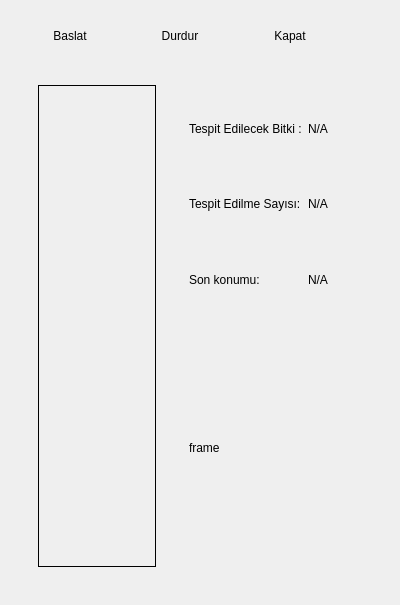
              <widget class="QWidget" name="kamera">
               <property name="styleSheet">
                <string notr="true">*{
	border:none;
}

#start_btn:hover , #stop_btn:hover, #close_btn:hover{
	background-color: rgb(222,222,222);
	color:rgb(0,0,0)
}</string>
               </property>
               <layout class="QVBoxLayout" name="verticalLayout_5">
                <item>
                 <widget class="QFrame" name="frame">
                  <property name="styleSheet">
                   <string notr="true"/>
                  </property>
                  <property name="frameShape">
                   <enum>QFrame::StyledPanel</enum>
                  </property>
                  <property name="frameShadow">
                   <enum>QFrame::Raised</enum>
                  </property>
                  <layout class="QVBoxLayout" name="verticalLayout_6">
                   <item alignment="Qt::AlignTop">
                    <widget class="QFrame" name="top_frame">
                     <property name="styleSheet">
                      <string notr="true"/>
                     </property>
                     <property name="frameShape">
                      <enum>QFrame::StyledPanel</enum>
                     </property>
                     <property name="frameShadow">
                      <enum>QFrame::Raised</enum>
                     </property>
                     <layout class="QHBoxLayout" name="horizontalLayout_6">
                      <property name="spacing">
                       <number>10</number>
                      </property>
                      <property name="leftMargin">
                       <number>0</number>
                      </property>
                      <property name="topMargin">
                       <number>0</number>
                      </property>
                      <property name="rightMargin">
                       <number>0</number>
                      </property>
                      <property name="bottomMargin">
                       <number>9</number>
                      </property>
                      <item>
                       <widget class="QPushButton" name="start_btn">
                        <property name="minimumSize">
                         <size>
                          <width>100</width>
                          <height>32</height>
                         </size>
                        </property>
                        <property name="font">
                         <font>
                          <pointsize>9</pointsize>
                          <bold>false</bold>
                          <strikeout>false</strikeout>
                          <kerning>true</kerning>
                         </font>
                        </property>
                        <property name="text">
                         <string>Baslat</string>
                        </property>
                        <property name="icon">
                         <iconset resource="icons/istasyon_icon.qrc">
                          <normaloff>:/icons/chevron-up.svg</normaloff>:/icons/chevron-up.svg</iconset>
                        </property>
                       </widget>
                      </item>
                      <item>
                       <widget class="QPushButton" name="stop_btn">
                        <property name="minimumSize">
                         <size>
                          <width>100</width>
                          <height>32</height>
                         </size>
                        </property>
                        <property name="font">
                         <font>
                          <bold>false</bold>
                         </font>
                        </property>
                        <property name="text">
                         <string>Durdur</string>
                        </property>
                        <property name="icon">
                         <iconset resource="icons/istasyon_icon.qrc">
                          <normaloff>:/icons/chevron-down.svg</normaloff>:/icons/chevron-down.svg</iconset>
                        </property>
                       </widget>
                      </item>
                      <item>
                       <widget class="QPushButton" name="close_btn">
                        <property name="minimumSize">
                         <size>
                          <width>100</width>
                          <height>32</height>
                         </size>
                        </property>
                        <property name="font">
                         <font>
                          <bold>false</bold>
                         </font>
                        </property>
                        <property name="text">
                         <string>Kapat</string>
                        </property>
                        <property name="icon">
                         <iconset resource="icons/istasyon_icon.qrc">
                          <normaloff>:/icons/x-circle.svg</normaloff>:/icons/x-circle.svg</iconset>
                        </property>
                       </widget>
                      </item>
                      <item>
                       <spacer name="horizontalSpacer_4">
                        <property name="orientation">
                         <enum>Qt::Horizontal</enum>
                        </property>
                        <property name="sizeHint" stdset="0">
                         <size>
                          <width>40</width>
                          <height>20</height>
                         </size>
                        </property>
                       </spacer>
                      </item>
                     </layout>
                    </widget>
                   </item>
                   <item>
                    <widget class="QFrame" name="frame_3">
                     <property name="sizePolicy">
                      <sizepolicy hsizetype="MinimumExpanding" vsizetype="MinimumExpanding">
                       <horstretch>0</horstretch>
                       <verstretch>0</verstretch>
                      </sizepolicy>
                     </property>
                     <property name="frameShape">
                      <enum>QFrame::StyledPanel</enum>
                     </property>
                     <property name="frameShadow">
                      <enum>QFrame::Raised</enum>
                     </property>
                     <layout class="QHBoxLayout" name="horizontalLayout_7">
                      <item>
                       <widget class="QFrame" name="camera_frame">
                        <property name="sizePolicy">
                         <sizepolicy hsizetype="MinimumExpanding" vsizetype="MinimumExpanding">
                          <horstretch>0</horstretch>
                          <verstretch>0</verstretch>
                         </sizepolicy>
                        </property>
                        <property name="styleSheet">
                         <string notr="true"/>
                        </property>
                        <property name="frameShape">
                         <enum>QFrame::StyledPanel</enum>
                        </property>
                        <property name="frameShadow">
                         <enum>QFrame::Raised</enum>
                        </property>
                        <layout class="QHBoxLayout" name="horizontalLayout_8">
                         <item>
                          <widget class="QLabel" name="viewData">
                           <property name="styleSheet">
                            <string notr="true">*{
border: 1px solid black;
}</string>
                           </property>
                           <property name="text">
                            <string/>
                           </property>
                          </widget>
                         </item>
                        </layout>
                       </widget>
                      </item>
                      <item alignment="Qt::AlignRight">
                       <widget class="QFrame" name="frame_5">
                        <property name="minimumSize">
                         <size>
                          <width>200</width>
                          <height>500</height>
                         </size>
                        </property>
                        <property name="frameShape">
                         <enum>QFrame::StyledPanel</enum>
                        </property>
                        <property name="frameShadow">
                         <enum>QFrame::Raised</enum>
                        </property>
                        <layout class="QVBoxLayout" name="verticalLayout_7">
                         <item>
                          <widget class="QFrame" name="bilgiler">
                           <property name="styleSheet">
                            <string notr="true"/>
                           </property>
                           <property name="frameShape">
                            <enum>QFrame::StyledPanel</enum>
                           </property>
                           <property name="frameShadow">
                            <enum>QFrame::Raised</enum>
                           </property>
                           <layout class="QGridLayout" name="gridLayout_4">
                            <item row="1" column="0">
                             <widget class="QLabel" name="sayi_label">
                              <property name="text">
                               <string>Tespit Edilme Sayısı:</string>
                              </property>
                             </widget>
                            </item>
                            <item row="0" column="1">
                             <widget class="QLabel" name="isim_Label">
                              <property name="text">
                               <string>N/A</string>
                              </property>
                             </widget>
                            </item>
                            <item row="2" column="0">
                             <widget class="QLabel" name="konum_label">
                              <property name="text">
                               <string>Son konumu:</string>
                              </property>
                             </widget>
                            </item>
                            <item row="0" column="0">
                             <widget class="QLabel" name="isim_label">
                              <property name="text">
                               <string>Tespit Edilecek Bitki :</string>
                              </property>
                             </widget>
                            </item>
                            <item row="1" column="1">
                             <widget class="QLabel" name="sayi_Label">
                              <property name="text">
                               <string>N/A</string>
                              </property>
                             </widget>
                            </item>
                            <item row="2" column="1">
                             <widget class="QLabel" name="konum_Label">
                              <property name="text">
                               <string>N/A</string>
                              </property>
                             </widget>
                            </item>
                           </layout>
                          </widget>
                         </item>
                         <item>
                          <widget class="QFrame" name="goruntu_frame">
                           <property name="styleSheet">
                            <string notr="true"/>
                           </property>
                           <property name="frameShape">
                            <enum>QFrame::StyledPanel</enum>
                           </property>
                           <property name="frameShadow">
                            <enum>QFrame::Raised</enum>
                           </property>
                           <layout class="QHBoxLayout" name="horizontalLayout_9">
                            <item>
                             <widget class="QLabel" name="tespit_goruntu_label">
                              <property name="styleSheet">
                               <string notr="true"/>
                              </property>
                              <property name="text">
                               <string>frame</string>
                              </property>
                             </widget>
                            </item>
                           </layout>
                          </widget>
                         </item>
                        </layout>
                       </widget>
                      </item>
                     </layout>
                    </widget>
                   </item>
                  </layout>
                 </widget>
                </item>
               </layout>
              </widget>
